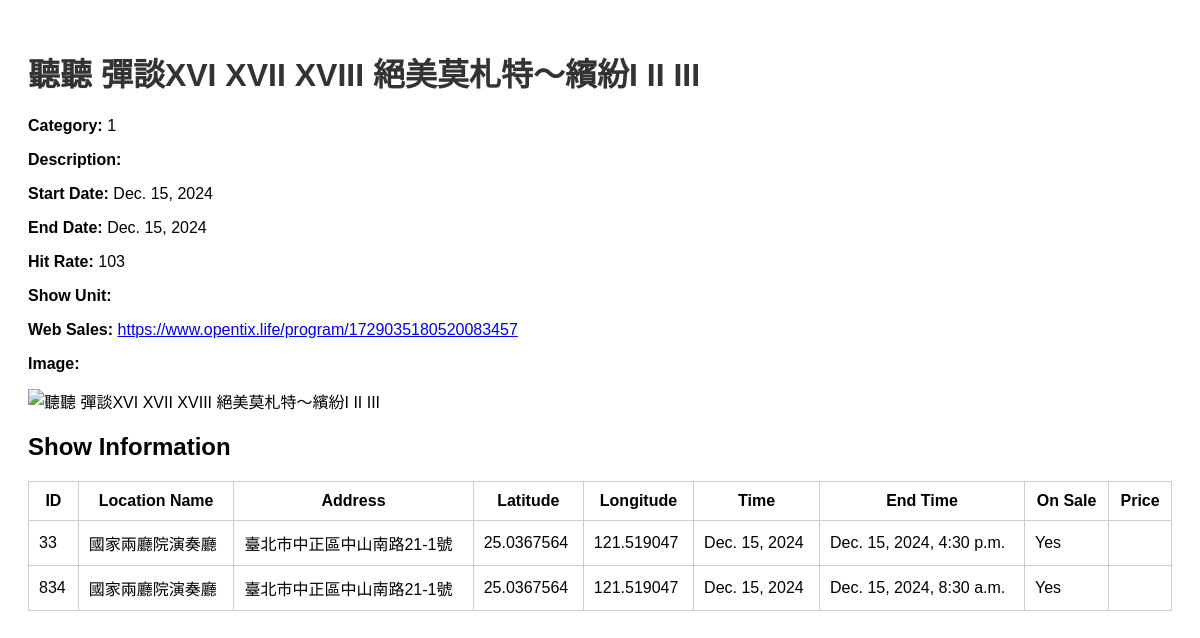
The app's page /operation/events/656a207373f77c8e1cc86d26/ with its own data.
### DataGovCRUD/models.py (models this page shows, shortened)
class Event(models.Model):
    version = models.CharField(max_length=4)
    uid = models.CharField(max_length=50, unique=True, primary_key=True,db_index=True)
    title = models.CharField(max_length=200)
    category = models.CharField(max_length=3)
    description = models.TextField()
    image_url = models.URLField(max_length=200)
    web_sale = models.URLField(max_length=200, null=True, blank=True)
    source_web_promote = models.URLField(max_length=200, null=True, blank=True)
    comment = models.CharField(max_length=200, blank=True)
    edit_modify_date = models.DateTimeField(null=True)
    source_web_name = models.CharField(max_length=200)
    start_date = models.DateField()
    end_date = models.DateField()
    hit_rate = models.IntegerField(default=0,db_index=True)
    show_unit = models.CharField(max_length=300)
    discount_info = models.TextField(null=True, blank=True)
    description_filter_html = models.TextField(null=True, blank=True)
    master_unit = models.ManyToManyField(Organizer, related_name='master_events')
    sub_unit = models.ManyToManyField(Organizer, related_name='sub_events')
    support_unit = models.ManyToManyField(Organizer, related_name='support_events')
    other_unit = models.ManyToManyField(Organizer, related_name='other_events')

class ShowInfo(models.Model):
    event = models.ForeignKey(Event, on_delete=models.CASCADE , related_name = 'showinfos')
    time = models.DateField()
    end_time = models.DateTimeField()
    on_sale = models.BooleanField()
    price = models.CharField(max_length=200, null=True, blank=True)
    location = models.ForeignKey(Location, on_delete=models.CASCADE)

class Location(models.Model):
    name = models.CharField(max_length=100)
    address = models.CharField(max_length=200)
    latitude = models.CharField(max_length=200, null=True, blank=True)
    longitude = models.CharField(max_length=200, null=True, blank=True)
    class Meta:
        unique_together = ('name', 'address')

### DataGovCRUD/views/event_views.py (the view)
# urls.py: path('operation/events/<str:pk>/', EventsDetailView.as_view(), name='event_detail'),
class EventsDetailView(DetailView):
    model = Event
    template_name = 'event_detail.html'
    def get_context_data(self, **kwargs):
        context = super().get_context_data(**kwargs)
        showinfos = ShowInfo.objects.filter(event=self.object).select_related('location')
        context['showinfos'] = showinfos
        return context

### DataGovCRUD/templates/event_detail.html (shortened to what this page needs)
<!DOCTYPE html>
<html lang="en">
<head>
</head>
<body>
    <h1>{{ event.title }}</h1>
    <div class="event-info">
        <p><strong>Category:</strong> {{ event.category }}</p>
        <p><strong>Description:</strong> {{ event.description }}</p>
        <p><strong>Start Date:</strong> {{ event.start_date }}</p>
        <p><strong>End Date:</strong> {{ event.end_date }}</p>
        <p><strong>Hit Rate:</strong> {{ event.hit_rate }}</p>
        <p><strong>Show Unit:</strong> {{ event.show_unit }}</p>
        <p><strong>Web Sales:</strong> <a href="{{ event.web_sale }}" target="_blank">{{ event.web_sale }}</a></p>
        <p><strong>Image:</strong></p>
        <img src="{{ event.image_url }}" alt="{{ event.title }}" width="300">
    </div>
    <div class="show-info">
        <h2>Show Information</h2>
        {% if showinfos %}
            <table>
                <thead>
                    <tr>
                        <th>ID</th>
                        <th>Location Name</th>
                        <th>Address</th>
                        <th>Latitude</th>
                        <th>Longitude</th>
                        <th>Time</th>
                        <th>End Time</th>
                        <th>On Sale</th>
                        <th>Price</th>
                    </tr>
                </thead>
                <tbody>
                    {% for showinfo in showinfos %}
                    <tr>
                        <td>{{ showinfo.id }}</td>
                        <td>{{ showinfo.location.name }}</td>
                        <td>{{ showinfo.location.address }}</td>
                        <td>{{ showinfo.location.latitude }}</td>
                        <td>{{ showinfo.location.longitude }}</td>
                        <td>{{ showinfo.time }}</td>
                        <td>{{ showinfo.end_time }}</td>
                        <td>{{ showinfo.on_sale|yesno:"Yes,No" }}</td>
                        <td>{{ showinfo.price }}</td>
                    </tr>
                    {% endfor %}
                </tbody>
            </table>
        {% else %}
            <p>No show information available.</p>
        {% endif %}
    </div>
</body>
</html>

### DataGovCRUD/templates/event_detail.html (style rules this page uses)
body { font-family: Arial, sans-serif; padding: 20px; }
h1 { color: #333; }
.event-info { margin-bottom: 20px; }
.show-info { margin-top: 20px; }
.show-info table { width: 100%; border-collapse: collapse; }
.show-info th, .show-info td { padding: 10px; border: 1px solid #ccc; }

### records on screen
Event: title "聽聽 彈談XVI XVII XVIII 絕美莫札特～繽紛I II III", category "1", start_date "Dec. 15, 2024", end_date "Dec. 15, 2024", hit_rate "103", web_sale "https://www.opentix.life/program/1729035180520083457"
ShowInfo: id "33", location.name "國家兩廳院演奏廳", location.address "臺北市中正區中山南路21-1號", location.latitude "25.0367564", location.longitude "121.519047", time "Dec. 15, 2024", end_time "Dec. 15, 2024, 4:30 p.m.", on_sale "Yes"
ShowInfo: id "834", location.name "國家兩廳院演奏廳", location.address "臺北市中正區中山南路21-1號", location.latitude "25.0367564", location.longitude "121.519047", time "Dec. 15, 2024", end_time "Dec. 15, 2024, 8:30 a.m.", on_sale "Yes"
